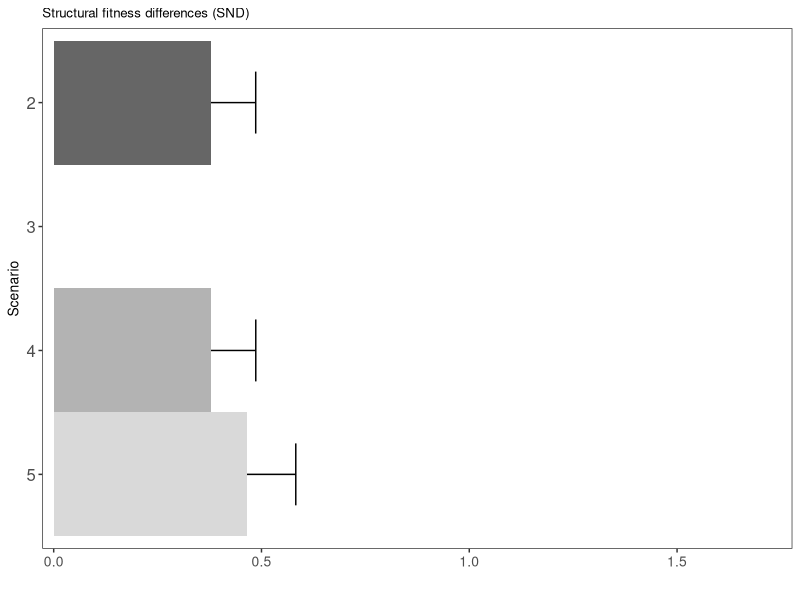
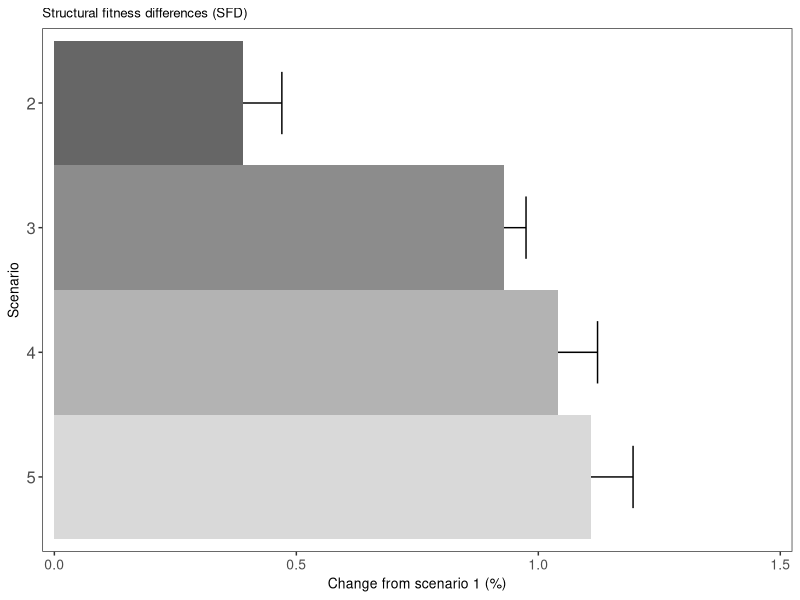
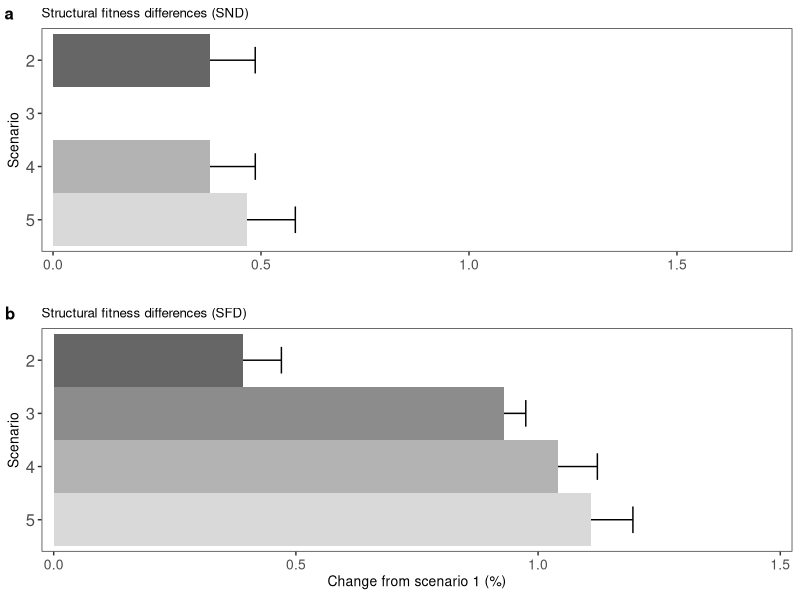

Write the R code that produced these figures, in order.
library(tidyverse)
library(ggplot2)
library(ggridges)
library(ggpubr)

spp <- read.table("results/str_coex/FG-structural_coexistence-complete.txt", header = TRUE, sep = "\t")
spp$scenario <- as.factor(spp$scenario)

spp_real <- read.table("results/str_coex/FG-structural_coexistence.txt", header = TRUE, sep = "\t")
spp_real$scenario <- as.factor(spp_real$scenario)


#define se function
se <- function(x) sqrt(var(x, na.rm = TRUE) / length(x))

#SND
chg_SND <- c(
  sum(abs(spp$SND[which(spp$scenario == 2)] - spp$SND[which(spp$scenario == 1)]), na.rm = TRUE) /
    (max(abs(spp$SND[which(spp$scenario == 2)]), na.rm = TRUE) * length(spp$SND[which(spp$scenario == 1)])) * 100,
  sum(abs(spp$SND[which(spp$scenario == 3)] - spp$SND[which(spp$scenario == 1)]), na.rm = TRUE) /
    (max(abs(spp$SND[which(spp$scenario == 3)]), na.rm = TRUE) * length(spp$SND[which(spp$scenario == 1)])) * 100,
  sum(abs(spp$SND[which(spp$scenario == 4)] - spp$SND[which(spp$scenario == 1)]), na.rm = TRUE) /
    (max(abs(spp$SND[which(spp$scenario == 4)]), na.rm = TRUE) * length(spp$SND[which(spp$scenario == 1)])) * 100,
  sum(abs(spp$SND[which(spp$scenario == 5)] - spp$SND[which(spp$scenario == 1)]), na.rm = TRUE) /
    (max(abs(spp$SND[which(spp$scenario == 5)]), na.rm = TRUE) * length(spp$SND[which(spp$scenario == 1)])) * 100
)

se_SND <- c(
  se(abs(spp$SND[which(spp$scenario == 2)] - spp$SND[which(spp$scenario == 1)])) /
    max(abs(spp$SND[which(spp$scenario == 2)]), na.rm = TRUE) * 100,
  se(abs(spp$SND[which(spp$scenario == 3)] - spp$SND[which(spp$scenario == 1)])) /
    max(abs(spp$SND[which(spp$scenario == 3)]), na.rm = TRUE) * 100,
  se(abs(spp$SND[which(spp$scenario == 4)] - spp$SND[which(spp$scenario == 1)])) /
    max(abs(spp$SND[which(spp$scenario == 4)]), na.rm = TRUE) * 100,
  se(abs(spp$SND[which(spp$scenario == 5)] - spp$SND[which(spp$scenario == 1)])) /
    max(abs(spp$SND[which(spp$scenario == 5)]), na.rm = TRUE) * 100
)

perc_SND <- data.frame(layer = as.factor(c("2", "3", "4", "5")), change = chg_SND, error = se_SND)
perc_SND[2, 2] <- 0
perc_SND[2, 3] <- NA

textsize <- 7

perc1 <- 
  ggplot(data = perc_SND, aes(x = change, y = layer)) +
  geom_errorbar(aes(xmin = change - error, xmax = change + error), width = 0.5) +
  geom_col(fill = "white", alpha = 1, width = 1, show.legend = FALSE) +
  geom_col(aes(fill = layer), alpha = 0.75, width = 1, show.legend = FALSE) +
  scale_y_discrete(limits = rev) +
  scale_fill_manual(values = c("gray20", "gray40", "gray60", "gray80"), guide = FALSE) +
  scale_x_continuous(breaks = seq(0, 1.5, 0.5), limits = c(0, 1.75), expand = c(0.01, 0.01)) +
  labs(x = expression(paste("Change from ", alpha, " (%)", sep = "")),
       y = "Scenario", title = "Structural fitness differences (SND)") +
  #geom_text(aes(label = "alpha + beta[alpha]"), x = perc_SND$change[1] / 2, y = 4, parse = T, colour = "white", size = textsize) +
  #geom_text(aes(label = "alpha + gamma"), x = 0.2, y = 3, parse = T, colour = "black", size = 6) +
  #geom_text(aes(label = "alpha + beta[alpha] + gamma"), x = perc_SND$change[3] / 2, y = 2, parse = T, colour = "black", size = textsize) +
  #geom_text(aes(label = "alpha + beta[alpha]"), x = perc_SND$change[4] / 2, y = 1.2, parse = T, colour = "black", size = textsize) +
  #geom_text(aes(label = "+ gamma + beta[gamma]"), x = perc_SND$change[4] / 2, y = 0.8, parse = T, colour = "black", size = textsize) +
  theme_bw() +
  theme(panel.grid = element_blank(),
        axis.title.y = element_text(size = 10),
        axis.text.x = element_text(size = 10),
        axis.title.x = element_text(color = "white", size = 10),
        axis.text.y = element_text(size = 12),
        title = element_text(size = 8)); perc1


#SFD
chg_SFD <- c(
  sum(abs(spp$SFD[which(spp$scenario == 2)] - spp$SFD[which(spp$scenario == 1)]), na.rm = TRUE) /
    (max(abs(spp$SFD[which(spp$scenario == 2)]), na.rm = TRUE) * length(spp$SFD[which(spp$scenario == 1)])) * 100,
  sum(abs(spp$SFD[which(spp$scenario == 3)] - spp$SFD[which(spp$scenario == 1)]), na.rm = TRUE) /
    (max(abs(spp$SFD[which(spp$scenario == 3)]), na.rm = TRUE) * length(spp$SFD[which(spp$scenario == 1)])) * 100,
  sum(abs(spp$SFD[which(spp$scenario == 4)] - spp$SFD[which(spp$scenario == 1)]), na.rm = TRUE) /
    (max(abs(spp$SFD[which(spp$scenario == 4)]), na.rm = TRUE) * length(spp$SFD[which(spp$scenario == 1)])) * 100,
  sum(abs(spp$SFD[which(spp$scenario == 5)] - spp$SFD[which(spp$scenario == 1)]), na.rm = TRUE) /
    (max(abs(spp$SFD[which(spp$scenario == 5)]), na.rm = TRUE) * length(spp$SFD[which(spp$scenario == 1)])) * 100
)

se_SFD <- c(
  se(abs(spp$SFD[which(spp$scenario == 2)] - spp$SFD[which(spp$scenario == 1)])) /
    max(abs(spp$SFD[which(spp$scenario == 2)]), na.rm = TRUE) * 100,
  se(abs(spp$SFD[which(spp$scenario == 3)] - spp$SFD[which(spp$scenario == 1)])) /
    max(abs(spp$SFD[which(spp$scenario == 3)]), na.rm = TRUE) * 100,
  se(abs(spp$SFD[which(spp$scenario == 4)] - spp$SFD[which(spp$scenario == 1)])) /
    max(abs(spp$SFD[which(spp$scenario == 4)]), na.rm = TRUE) * 100,
  se(abs(spp$SFD[which(spp$scenario == 5)] - spp$SFD[which(spp$scenario == 1)])) /
    max(abs(spp$SFD[which(spp$scenario == 5)]), na.rm = TRUE) * 100
)

perc_SFD <- data.frame(layer = as.factor(c("2", "3", "4", "5")), change = chg_SFD, error = se_SFD)

perc2 <- 
  ggplot(data = perc_SFD, aes(x = change, y = layer)) +
  geom_errorbar(aes(xmin = change - error, xmax = change + error), width = 0.5) +
  geom_col(fill = "white", alpha = 1, width = 1, show.legend = FALSE) +
  geom_col(aes(fill = layer), alpha = 0.75, width = 1, show.legend = FALSE) +
  scale_y_discrete(limits = rev) +
  scale_fill_manual(values = c("gray20", "gray40", "gray60", "gray80"), guide = FALSE) +
  scale_x_continuous(breaks = seq(0, 1.5, 0.5), limits = c(0, 1.5), expand = c(0.01, 0.01)) +
  labs(x = "Change from scenario 1 (%)",
       y = "Scenario", title = "Structural fitness differences (SFD)") +
  #geom_text(aes(label = round(change, 2)), hjust = c(-1.11, -0.8, -1.1, -1.3), color = c("black", "black", "black", "black")) +
  theme_bw() +
  theme(panel.grid = element_blank(),
        axis.title.y = element_text(size = 10),
        axis.text.x = element_text(size = 10),
        axis.title.x = element_text(size = 10),
        axis.text.y = element_text(size = 12),
        title = element_text(size = 8)); perc2


perc_plot <- ggarrange(perc1, perc2, nrow = 2, align = "hv", labels = "auto", font.label = list(size = 12))

ggsave(perc_plot, filename = "figures/percentages.png", device = "png",
       width = 5, height = 4, dpi = 320)

